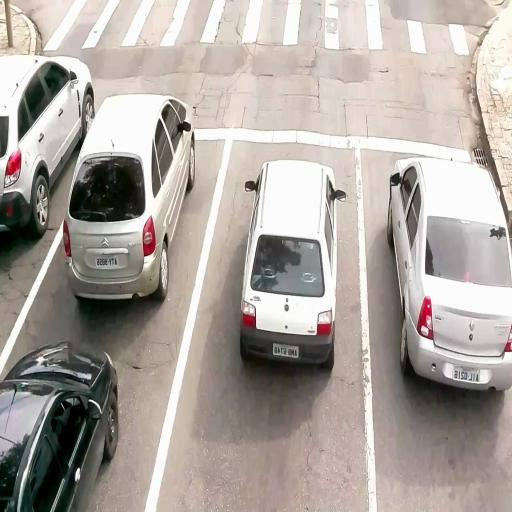
#> input picture tracking/yolo-traffic-finetuning-2/train/images/img_0000_jpg.rf.28892011c1223b7e2ee9f341c71a5db9.jpg, 512 x 512 px; its folder holds only this picture in this run
$ python -i detector_luvizon.py   (imports and definitions only)   (older library calls are emulated)
#> lines starting #> are read from the running program, lines starting #| are printed output that depends on the picture; after the words box and inside, x2 and y2 are one past the last pixel; in counts of white or black regions, pixels touching at a corner belong together
from dataclasses import dataclass
from typing import List, Optional, Tuple, Dict

import cv2
import numpy as np


# ==========================================================
# 1) Representación de regiones y union-find
# ==========================================================

@dataclass
class EdgeRegion:
    x: int
    y: int
    w: int
    h: int

    @property
    def x2(self) -> int:
        return self.x + self.w

    @property
    def y2(self) -> int:
        return self.y + self.h

    @property
    def cx(self) -> float:
        return self.x + self.w / 2.0

    @property
    def cy(self) -> float:
        return self.y + self.h / 2.0


class DSU:
    """
    Union-Find simple para agrupar regiones compatibles.
    """

    def __init__(self, n: int):
        self.parent = list(range(n))

    def find(self, x: int) -> int:
        if self.parent[x] != x:
            self.parent[x] = self.find(self.parent[x])
        return self.parent[x]

    def union(self, a: int, b: int) -> None:
        ra, rb = self.find(a), self.find(b)
        if ra != rb:
            self.parent[rb] = ra


# ==========================================================
# 2) Etapa de bordes y regiones
# ==========================================================

def vertical_edges_sobel(gray: np.ndarray,
                         sobel_ksize: int = 3,
                         tau: float = 2.0) -> np.ndarray:
    """
    Implementa E(x,y) de la ecuación (3) del paper:
      - Gx: Sobel horizontal 3x3.
      - µ: valor medio de |Gx|.
      - E(x,y)=1 si |Gx| > µ * tau.

    Devuelve una imagen binaria 0/255 (uint8).
    """
    gx = cv2.Sobel(gray, cv2.CV_32F, 1, 0, ksize=sobel_ksize)
    mag = np.abs(gx)
    mu = float(mag.mean())
    if mu <= 0:
        return np.zeros_like(gray, dtype=np.uint8)

    edges = (mag > (mu * tau)).astype(np.uint8) * 255
    return edges


def filter_edge_components(edge_img: np.ndarray,
                           min_w: int = 4,
                           max_w: int = 120,
                           min_h: int = 1,
                           max_h: int = 9999) -> np.ndarray:
    """
    Filtra componentes conectados en la imagen de bordes:
    descarta cajas con ancho/alto fuera de [min,max].

    Devuelve nueva imagen binaria con solo componentes válidos.
    """
    num_labels, labels, stats, _ = cv2.connectedComponentsWithStats(
        edge_img, connectivity=8
    )

    filtered = np.zeros_like(edge_img, dtype=np.uint8)

    for label in range(1, num_labels):
        x, y, w, h, area = stats[label]
        if (min_w <= w <= max_w) and (min_h <= h <= max_h):
            filtered[labels == label] = 255

    return filtered


def dilate_edges(edge_img: np.ndarray,
                 kernel_size: Tuple[int, int] = (1, 7)) -> np.ndarray:
    """
    Dilata los bordes usando un elemento estructurante (1 x 7),
    como en el paper.
    """
    kernel = cv2.getStructuringElement(cv2.MORPH_RECT, kernel_size)
    dilated = cv2.dilate(edge_img, kernel, iterations=1)
    return dilated


def build_regions_from_edges(edge_img: np.ndarray,
                             min_w: int = 4,
                             max_w: int = 9999,
                             min_h: int = 1,
                             max_h: int = 9999) -> List[EdgeRegion]:
    """
    A partir de una imagen binaria, obtiene bounding boxes de cada
    componente conectado y filtra por tamaño.
    """
    num_labels, labels, stats, _ = cv2.connectedComponentsWithStats(
        edge_img, connectivity=8
    )
    regions: List[EdgeRegion] = []

    for label in range(1, num_labels):
        x, y, w, h, area = stats[label]
        if (min_w <= w <= max_w) and (min_h <= h <= max_h):
            regions.append(EdgeRegion(int(x), int(y), int(w), int(h)))

    return regions


def compatible_regions(a: EdgeRegion, b: EdgeRegion,
                       t1: float = 0.7,
                       t2: float = 1.1,
                       t3: float = 0.4) -> bool:
    """
    Criterio geométrico de compatibilidad de Retornaz & Marcotegui (ec. 4).
    """
    h1, h2 = a.h, b.h
    h = min(h1, h2)
    if h <= 0:
        return False

    dx = abs(a.cx - b.cx) - (a.w + b.w) / 2.0
    dy = abs(a.cy - b.cy)

    return (abs(h1 - h2) < t1 * h) and (dx < t2 * h) and (dy < t3 * h)


def group_regions(regions: List[EdgeRegion]) -> List[List[EdgeRegion]]:
    """
    Agrupa regiones compatibles mediante union-find.
    Devuelve lista de grupos (cada grupo es una lista de EdgeRegion).
    """
    n = len(regions)
    if n == 0:
        return []

    dsu = DSU(n)
    for i in range(n):
        for j in range(i + 1, n):
            if compatible_regions(regions[i], regions[j]):
                dsu.union(i, j)

    groups_dict: Dict[int, List[EdgeRegion]] = {}
    for idx in range(n):
        root = dsu.find(idx)
        groups_dict.setdefault(root, []).append(regions[idx])

    return list(groups_dict.values())


def groups_to_candidate_bboxes(groups: List[List[EdgeRegion]],
                               min_plate_w: int = 32,
                               min_plate_h: int = 10) -> List[Tuple[int, int, int, int]]:
    """
    Convierte grupos de EdgeRegion en bboxes de candidatos
    y filtra por tamaño mínimo de patente.
    """
    candidates: List[Tuple[int, int, int, int]] = []

    for group in groups:
        x1 = min(r.x for r in group)
        y1 = min(r.y for r in group)
        x2 = max(r.x2 for r in group)
        y2 = max(r.y2 for r in group)
        w = x2 - x1
        h = y2 - y1
        if w >= min_plate_w and h >= min_plate_h:
            candidates.append((int(x1), int(y1), int(x2), int(y2)))

    return candidates


# ==========================================================
# 3) Clasificación "texto / no texto"
# ==========================================================

def text_window_score(patch_gray: np.ndarray) -> float:
    """
    Score simple de "parecido a texto" en una ventana:
      - calcula gradientes Gx, Gy
      - usa media y desvío de la magnitud como proxy de textura/contorno.

    Cuanto mayor el score, más probable que haya caracteres.
    """
    gx = cv2.Sobel(patch_gray, cv2.CV_32F, 1, 0, ksize=3)
    gy = cv2.Sobel(patch_gray, cv2.CV_32F, 0, 1, ksize=3)
    mag = np.sqrt(gx * gx + gy * gy)

    mean_mag = float(mag.mean())
    std_mag = float(mag.std())
    score = mean_mag * (1.0 + std_mag)

    return score


def classify_region_textlike(gray: np.ndarray,
                             edges_dilated: np.ndarray,
                             bbox: Tuple[int, int, int, int],
                             win_w: int = 48,
                             win_h: int = 24,
                             step: int = 4) -> Tuple[float, int]:
    """
    Aproximación a la etapa T-HOG/SVM del paper (Fig. 12):

      - Recibe la imagen en gris, la imagen de bordes dilatada y
        una bbox candidata (x1,y1,x2,y2).
      - Estima la "línea central" de bordes (centro entre píxel
        más alto y más bajo en cada columna con bordes).
      - Centra ventanas de tamaño fijo a lo largo de esa línea,
        espaciadas cada `step` píxeles.
      - Calcula un score de texto para cada ventana.

    Devuelve:
      - region_score: score global de "texto".
      - n_positive: cantidad de ventanas por encima del umbral.
    """
    x1, y1, x2, y2 = bbox
    H, W = gray.shape

    # Recortamos a la imagen válida
    x1_c = max(x1, 0)
    y1_c = max(y1, 0)
    x2_c = min(x2, W)
    y2_c = min(y2, H)
    if x2_c <= x1_c or y2_c <= y1_c:
        return 0.0, 0

    crop_edges = edges_dilated[y1_c:y2_c, x1_c:x2_c]
    crop_gray = gray[y1_c:y2_c, x1_c:x2_c]
    h, w = crop_gray.shape

    # Línea central de bordes por columna
    center_points: List[Tuple[int, int]] = []
    for j in range(w):
        col = crop_edges[:, j]
        ys = np.where(col > 0)[0]
        if ys.size == 0:
            continue
        cy = int((int(ys[0]) + int(ys[-1])) / 2)
        center_points.append((j, cy))

    if not center_points:
        return 0.0, 0

    # Ventanas centradas en la línea central
    half_w = win_w // 2
    half_h = win_h // 2

    scores: List[float] = []
    for idx, (cx_local, cy_local) in enumerate(center_points[::step]):
        cx = x1_c + cx_local
        cy = y1_c + cy_local

        x0_win = max(cx - half_w, 0)
        x1_win = min(cx + half_w, W - 1)
        y0_win = max(cy - half_h, 0)
        y1_win = min(cy + half_h, H - 1)

        if x1_win <= x0_win or y1_win <= y0_win:
            continue

        patch = gray[y0_win:y1_win, x0_win:x1_win]
        if patch.size == 0:
            continue

        scores.append(text_window_score(patch))

    if not scores:
        return 0.0, 0

    scores_arr = np.array(scores, dtype=np.float32)
    mu = float(scores_arr.mean())
    sigma = float(scores_arr.std())
    thr = mu + 0.3 * sigma

    positive = scores_arr[scores_arr > thr]
    if positive.size == 0:
        return 0.0, 0

    density = positive.size / scores_arr.size
    region_score = float(density * positive.mean())

    return region_score, int(positive.size)


# ==========================================================
# 4) Detección en una ROI y en un frame
# ==========================================================

def detect_plate_region_luvizon(
    roi_bgr: np.ndarray,
    min_edge_w: int = 4,
    max_edge_w: int = 120,
    min_plate_w: int = 32,
    min_plate_h: int = 10,
    tau: float = 2.0,
) -> Optional[Tuple[int, int, int, int]]:
    """
    Detector de patente estilo Luvizon para UNA ROI (imagen BGR).

    Devuelve (x1,y1,x2,y2) en coordenadas de la ROI o None si falla.
    """
    if roi_bgr is None or roi_bgr.size == 0:
        return None

    gray = cv2.cvtColor(roi_bgr, cv2.COLOR_BGR2GRAY)
    gray = cv2.GaussianBlur(gray, (3, 3), 0)

    # 1) Bordes verticales
    edges = vertical_edges_sobel(gray, tau=tau)

    # 2) Filtrado de componentes chicos/grandes
    edges_filt = filter_edge_components(
        edges,
        min_w=min_edge_w,
        max_w=max_edge_w,
        min_h=1,
        max_h=9999,
    )

    # 3) Dilatación 1x7
    edges_dil = dilate_edges(edges_filt, kernel_size=(1, 7))

    # 4) Regiones y agrupamiento
    regions = build_regions_from_edges(
        edges_dil,
        min_w=min_edge_w,
        max_w=max_edge_w,
        min_h=1,
        max_h=9999,
    )
    if not regions:
        return None

    groups = group_regions(regions)
    candidates = groups_to_candidate_bboxes(
        groups,
        min_plate_w=min_plate_w,
        min_plate_h=min_plate_h,
    )
    if not candidates:
        return None

    # 5) Clasificación “texto / no texto”
    H, W = gray.shape
    best_bbox: Optional[Tuple[int, int, int, int]] = None
    best_score = 0.0

    for (x1, y1, x2, y2) in candidates:
        # Clampeamos por las dudas
        x1_c = max(x1, 0)
        y1_c = max(y1, 0)
        x2_c = min(x2, W)
        y2_c = min(y2, H)
        if x2_c <= x1_c or y2_c <= y1_c:
            continue

        score, n_pos = classify_region_textlike(
            gray, edges_dil, (x1_c, y1_c, x2_c, y2_c)
        )
        if n_pos == 0:
            continue

        # Penalizamos regiones muy altas: queremos algo cerca del bottom
        bottom_dist = H - y2_c
        score_adj = float(score * (1.0 + 0.001 * (H - bottom_dist)))

        if score_adj > best_score:
            best_score = score_adj
            best_bbox = (x1_c, y1_c, x2_c, y2_c)

    return best_bbox


def detect_plates_in_frame(
    frame_bgr: np.ndarray,
    rois: Optional[List[Tuple[int, int, int, int]]] = None,
    **luvizon_kwargs,
) -> List[Tuple[int, int, int, int]]:
    """
    Corre el detector Luvizon-like en un frame completo o en una lista de ROIs.

    Parámetros:
      - frame_bgr: imagen BGR.
      - rois: lista de bboxes (x1,y1,x2,y2) donde buscar la patente.
              Si es None, usa el frame entero como ROI.
      - luvizon_kwargs: parámetros extra para detect_plate_region_luvizon().

    Devuelve lista de bboxes de patentes en coords del frame.
    """
    H, W, _ = frame_bgr.shape
    results: List[Tuple[int, int, int, int]] = []

    # Caso 1: sin ROIs -> buscar en todo el frame una sola patente
    if rois is None:
        bbox = detect_plate_region_luvizon(frame_bgr, **luvizon_kwargs)
        if bbox is not None:
            results.append(bbox)
        return results

    # Caso 2: con ROIs (por ejemplo, bboxes de vehículos)
    for (x1, y1, x2, y2) in rois:
        x1_c = max(int(x1), 0)
        y1_c = max(int(y1), 0)
        x2_c = min(int(x2), W)
        y2_c = min(int(y2), H)
        if x2_c <= x1_c or y2_c <= y1_c:
            continue

        roi = frame_bgr[y1_c:y2_c, x1_c:x2_c]
        bbox_roi = detect_plate_region_luvizon(roi, **luvizon_kwargs)
        if bbox_roi is None:
            continue

        # Pasamos a coords del frame
        bx1, by1, bx2, by2 = bbox_roi
        results.append((bx1 + x1_c, by1 + y1_c, bx2 + x1_c, by2 + y1_c))

    return results

>>> import cv2
>>> picture = cv2.imread('../../tracking/yolo-traffic-finetuning-2/train/images/img_0000_jpg.rf.28892011c1223b7e2ee9f341c71a5db9.jpg')
#> picture is the input picture: shape (512, 512, 3); mean B, G, R 158.9, 165.1, 172.7
>>> result = detect_plates_in_frame(picture)
#> in vertical_edges_sobel, `gx = cv2.Sobel(gray, cv2.CV_32F, 1, 0, ksize=sobel_ksize)`:
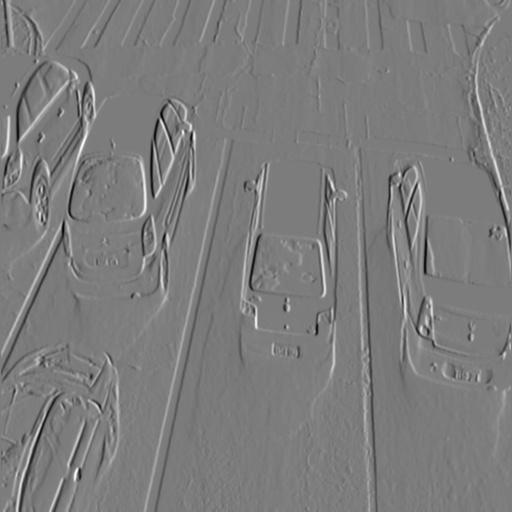
#> gx: shape (512, 512) float32; min -630, max 659, mean 1; drawn with min black and max white
#> in vertical_edges_sobel, `mag = np.abs(gx)`:
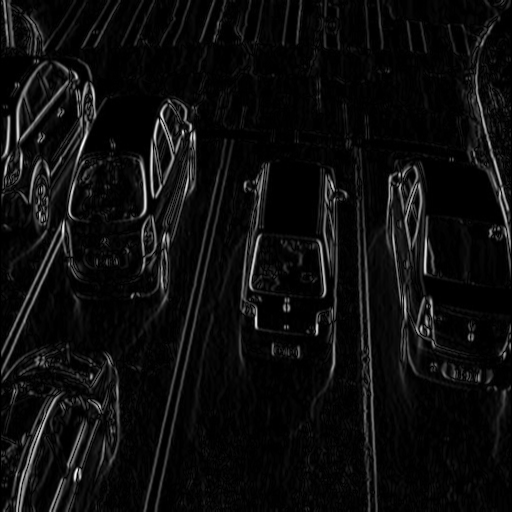
#> mag: shape (512, 512) float32; min 0, max 659, mean 35.3; drawn with min black and max white
#> in vertical_edges_sobel, `mu = float(mag.mean())`: mu = 35.32
#> in vertical_edges_sobel, `edges = (mag > (mu * tau)).astype(np.uint8) * 255`:
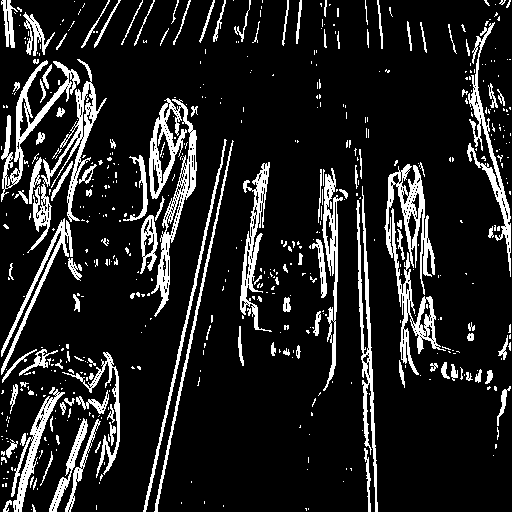
#> edges: shape (512, 512); 13.5% white; 559 white regions (434 under 20 px), largest, box (x1, y1, x2, y2) and area: (384, 164, 446, 375) 3706, (149, 98, 197, 317) 3184, (27, 59, 107, 253) 2316
#> in filter_edge_components, `num_labels, labels, stats, _ = cv2.connectedComponentsWithStats( edge_..`:
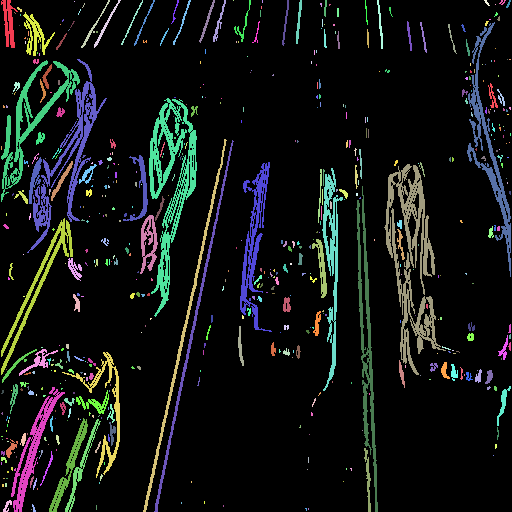
#> labels: shape (512, 512) int32; 560 distinct labels, from 0 to 559; one colour per label, 0 black
#> in filter_edge_components, `num_labels, labels, stats, _ = cv2.connectedComponentsWithStats( edge_..`: num_labels = 560; stats = 560 rows, first 6: [0, 0, 512, 512, 226868], [1, 0, 17, 48, 370], [74, 1, 1, 1, 1], [81, 0, 29, 48, 114], [94, 0, 27, 48, 131], [121, 0, 22, 45, 78]
#> the loop in filter_edge_components, `for label in range(1, num_labels):` made 559 passes
#> after the loop in filter_edge_components, `for label in range(1, num_labels):`:
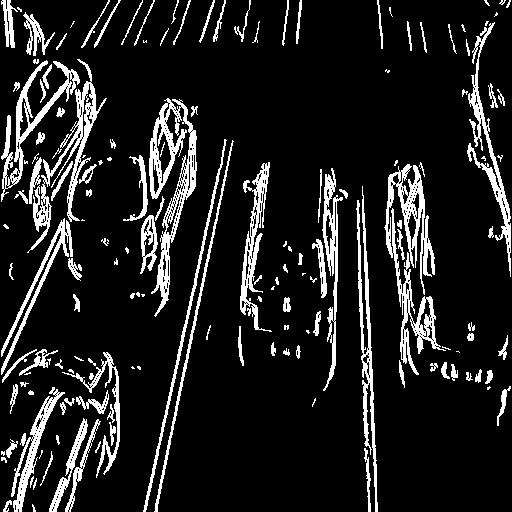
#> filtered: shape (512, 512); 12.7% white; 161 white regions (46 under 20 px), largest, box (x1, y1, x2, y2) and area: (384, 164, 446, 375) 3706, (149, 98, 197, 317) 3184, (27, 59, 107, 253) 2316
#> in dilate_edges, `dilated = cv2.dilate(edge_img, kernel, iterations=1)`: dilated: shape (512, 512); 20.2% white; 96 white regions, largest, box (x1, y1, x2, y2) and area: (1, 9, 107, 390) 12396, (123, 95, 198, 320) 6301, (384, 157, 451, 391) 5683
#> in build_regions_from_edges, `num_labels, labels, stats, _ = cv2.connectedComponentsWithStats( edge_..`:
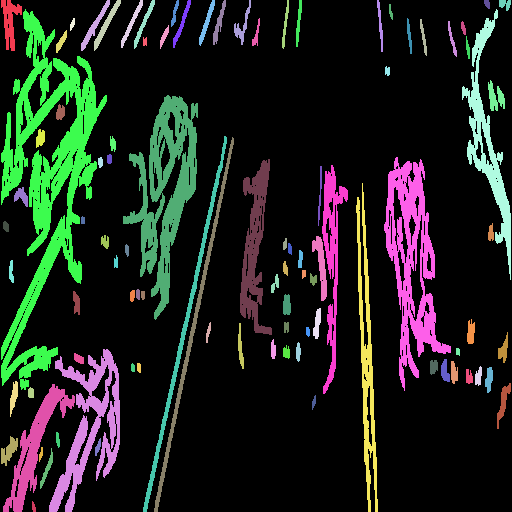
#> labels: shape (512, 512) int32; 97 distinct labels, from 0 to 96; one colour per label, 0 black
#> in build_regions_from_edges, `num_labels, labels, stats, _ = cv2.connectedComponentsWithStats( edge_..`: num_labels = 97; stats = 97 rows, first 6: [0, 0, 512, 512, 209152], [1, 0, 21, 51, 522], [81, 0, 29, 51, 286], [94, 0, 27, 51, 284], [121, 0, 22, 48, 206], [134, 0, 21, 49, 206]
#> the loop in build_regions_from_edges, `for label in range(1, num_labels):` made 96 passes
#> (x, y, w, h, area) on passes 1 to 12: (1, 0, 21, 51, 522), (81, 0, 29, 51, 286), (94, 0, 27, 51, 284), (121, 0, 22, 48, 206), (134, 0, 21, 49, 206), (171, 0, 8, 27, 88), (173, 0, 18, 48, 190), (199, 0, 16, 46, 201), (213, 0, 13, 45, 197), (234, 0, 17, 45, 207), (282, 0, 7, 49, 131), (296, 0, 6, 47, 144)
#> the loop in groups_to_candidate_bboxes, `for group in groups:` made 62 passes
#> the loop in detect_plate_region_luvizon, `for (x1, y1, x2, y2) in candidates:` made 6 passes
#> pass 1, in text_window_score, `gy = cv2.Sobel(patch_gray, cv2.CV_32F, 0, 1, ksize=3)`:
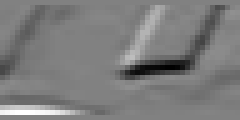
#> gy: shape (24, 48) float32 (shown 5 times larger); min -239, max 230, mean -8.9; drawn with min black and max white
